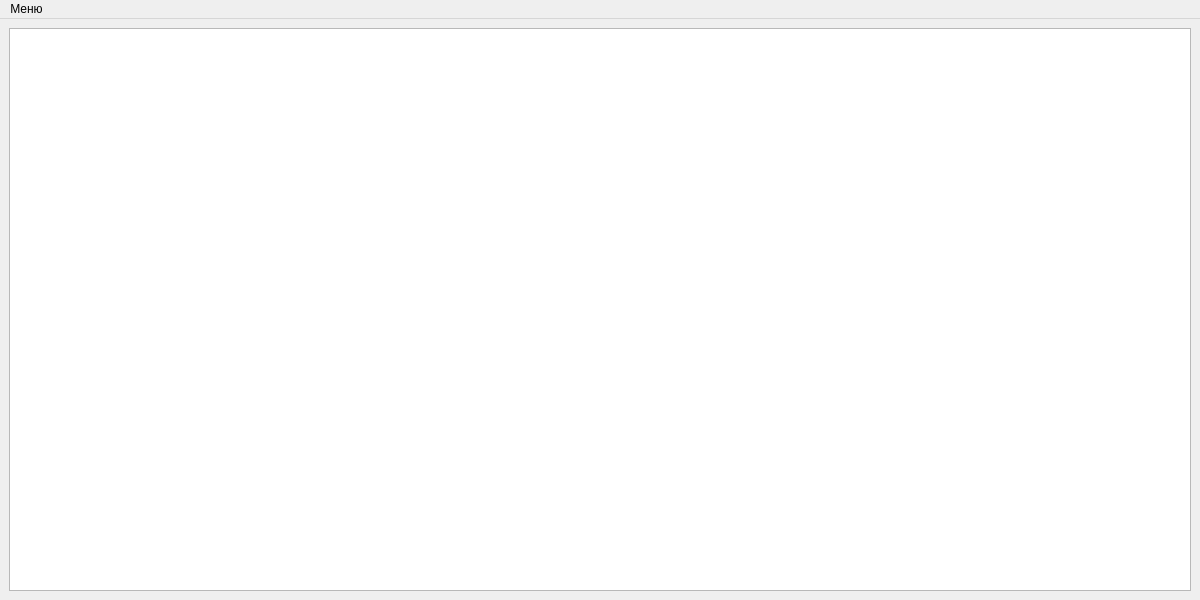
<?xml version="1.0" encoding="UTF-8"?>
<ui version="4.0">
 <class>MainWindow</class>
 <widget class="QMainWindow" name="MainWindow">
  <property name="geometry">
   <rect>
    <x>0</x>
    <y>0</y>
    <width>1200</width>
    <height>600</height>
   </rect>
  </property>
  <property name="windowTitle">
   <string>MainWindow</string>
  </property>
  <widget class="QWidget" name="centralwidget">
   <layout class="QVBoxLayout" name="verticalLayout">
    <item>
     <widget class="QTableView" name="tableView">
      <property name="font">
       <font>
        <pointsize>10</pointsize>
       </font>
      </property>
      <property name="selectionBehavior">
       <enum>QAbstractItemView::SelectRows</enum>
      </property>
     </widget>
    </item>
   </layout>
  </widget>
  <widget class="QMenuBar" name="menubar">
   <property name="geometry">
    <rect>
     <x>0</x>
     <y>0</y>
     <width>1200</width>
     <height>21</height>
    </rect>
   </property>
   <widget class="QMenu" name="menudss">
    <property name="title">
     <string>Меню</string>
    </property>
    <addaction name="actionFileToModel"/>
   </widget>
   <addaction name="menudss"/>
  </widget>
  <action name="actionFileToModel">
   <property name="icon">
    <iconset resource="../../bin/img.qrc">
     <normaloff>:/images/move.png</normaloff>:/images/move.png</iconset>
   </property>
   <property name="text">
    <string>Экспорт</string>
   </property>
   <property name="toolTip">
    <string>Экспорт ссылок из файла</string>
   </property>
   <property name="font">
    <font>
     <pointsize>10</pointsize>
    </font>
   </property>
  </action>
 </widget>
 <resources>
  <include location="../../bin/img.qrc"/>
 </resources>
 <connections/>
</ui>
